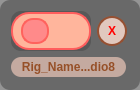
<?xml version="1.0" encoding="UTF-8"?>
<ui version="4.0">
 <class>Form</class>
 <widget class="QWidget" name="Form">
  <property name="geometry">
   <rect>
    <x>0</x>
    <y>0</y>
    <width>140</width>
    <height>90</height>
   </rect>
  </property>
  <property name="sizePolicy">
   <sizepolicy hsizetype="Fixed" vsizetype="Fixed">
    <horstretch>0</horstretch>
    <verstretch>0</verstretch>
   </sizepolicy>
  </property>
  <property name="minimumSize">
   <size>
    <width>140</width>
    <height>90</height>
   </size>
  </property>
  <property name="maximumSize">
   <size>
    <width>140</width>
    <height>90</height>
   </size>
  </property>
  <property name="windowTitle">
   <string>Form</string>
  </property>
  <property name="windowOpacity">
   <double>0.000000000000000</double>
  </property>
  <property name="styleSheet">
   <string notr="true">QWidget {
	background: rgba(75,75,75,150);
	border-radius: 10px;
}
</string>
  </property>
  <layout class="QGridLayout" name="gridLayout">
   <item row="0" column="0">
    <widget class="QSlider" name="horizontalSlider">
     <property name="sizePolicy">
      <sizepolicy hsizetype="Fixed" vsizetype="Fixed">
       <horstretch>0</horstretch>
       <verstretch>0</verstretch>
      </sizepolicy>
     </property>
     <property name="minimumSize">
      <size>
       <width>80</width>
       <height>40</height>
      </size>
     </property>
     <property name="maximumSize">
      <size>
       <width>80</width>
       <height>40</height>
      </size>
     </property>
     <property name="styleSheet">
      <string notr="true">QSlider::groove:horizontal {
    border: 2px solid rgb(255, 93, 93);
	border-radius: 18px;
    height: 34; 
    background: rgb(255, 181, 156);
}

QSlider::handle:horizontal {
    background: rgb(255, 138, 138);
    border: 2px solid rgb(255, 98, 93);
    border-radius: 12px;
    width: 24px;
	height: 24px;
    margin: 4px 8px;
}</string>
     </property>
     <property name="maximum">
      <number>1</number>
     </property>
     <property name="pageStep">
      <number>1</number>
     </property>
     <property name="orientation">
      <enum>Qt::Horizontal</enum>
     </property>
     <property name="invertedAppearance">
      <bool>false</bool>
     </property>
     <property name="invertedControls">
      <bool>false</bool>
     </property>
    </widget>
   </item>
   <item row="0" column="1">
    <widget class="QPushButton" name="pushButton">
     <property name="sizePolicy">
      <sizepolicy hsizetype="Fixed" vsizetype="Fixed">
       <horstretch>0</horstretch>
       <verstretch>0</verstretch>
      </sizepolicy>
     </property>
     <property name="minimumSize">
      <size>
       <width>30</width>
       <height>30</height>
      </size>
     </property>
     <property name="maximumSize">
      <size>
       <width>30</width>
       <height>30</height>
      </size>
     </property>
     <property name="font">
      <font>
       <weight>75</weight>
       <bold>true</bold>
      </font>
     </property>
     <property name="styleSheet">
      <string notr="true">QPushButton {
	color: red;
	background: rgb(225, 200, 190);
	border: 2px solid rgb(150, 80, 50);
	border-radius: 15px;
}

QPushButton:hover {
	font: 75 9pt &quot;MS Shell Dlg 2&quot;;
	background: rgb(115,115,115);
}

QPushButton:pressed {
	color: #e3e3e3;
	border-color: #e3e3e3;
    background-color: #f95959;
}</string>
     </property>
     <property name="text">
      <string>X</string>
     </property>
    </widget>
   </item>
   <item row="1" column="0" colspan="2">
    <widget class="QLabel" name="label">
     <property name="sizePolicy">
      <sizepolicy hsizetype="Fixed" vsizetype="Fixed">
       <horstretch>0</horstretch>
       <verstretch>0</verstretch>
      </sizepolicy>
     </property>
     <property name="minimumSize">
      <size>
       <width>115</width>
       <height>18</height>
      </size>
     </property>
     <property name="maximumSize">
      <size>
       <width>115</width>
       <height>20</height>
      </size>
     </property>
     <property name="font">
      <font>
       <weight>75</weight>
       <bold>true</bold>
      </font>
     </property>
     <property name="styleSheet">
      <string notr="true">QLabel {
	color: rgb(150, 80, 40);
	background: rgba(255, 213, 196, 155);
	border-radius: 10px;
}</string>
     </property>
     <property name="text">
      <string>Rig_Name...dio8</string>
     </property>
     <property name="alignment">
      <set>Qt::AlignCenter</set>
     </property>
    </widget>
   </item>
  </layout>
 </widget>
 <resources/>
 <connections/>
</ui>
